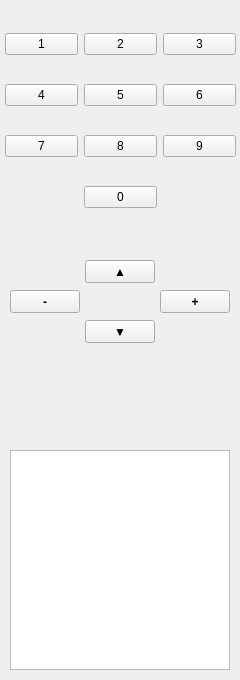
<?xml version="1.0" encoding="UTF-8"?>
<ui version="4.0">
 <class>TV_Control_Interface</class>
 <widget class="QWidget" name="TV_Control_Interface">
  <property name="geometry">
   <rect>
    <x>0</x>
    <y>0</y>
    <width>240</width>
    <height>680</height>
   </rect>
  </property>
  <property name="minimumSize">
   <size>
    <width>240</width>
    <height>680</height>
   </size>
  </property>
  <property name="maximumSize">
   <size>
    <width>240</width>
    <height>680</height>
   </size>
  </property>
  <property name="windowTitle">
   <string>TV Control</string>
  </property>
  <widget class="QWidget" name="gridLayoutWidget">
   <property name="geometry">
    <rect>
     <x>0</x>
     <y>10</y>
     <width>241</width>
     <height>221</height>
    </rect>
   </property>
   <layout class="QGridLayout" name="gridLayout">
    <property name="sizeConstraint">
     <enum>QLayout::SetDefaultConstraint</enum>
    </property>
    <property name="leftMargin">
     <number>5</number>
    </property>
    <property name="rightMargin">
     <number>5</number>
    </property>
    <item row="2" column="1">
     <widget class="QPushButton" name="pushButton_8">
      <property name="text">
       <string>8</string>
      </property>
     </widget>
    </item>
    <item row="1" column="0">
     <widget class="QPushButton" name="pushButton_4">
      <property name="text">
       <string>4</string>
      </property>
     </widget>
    </item>
    <item row="0" column="2">
     <widget class="QPushButton" name="pushButton_3">
      <property name="text">
       <string>3</string>
      </property>
     </widget>
    </item>
    <item row="2" column="0">
     <widget class="QPushButton" name="pushButton_7">
      <property name="text">
       <string>7</string>
      </property>
     </widget>
    </item>
    <item row="0" column="1">
     <widget class="QPushButton" name="pushButton_2">
      <property name="text">
       <string>2</string>
      </property>
     </widget>
    </item>
    <item row="1" column="2">
     <widget class="QPushButton" name="pushButton_6">
      <property name="text">
       <string>6</string>
      </property>
     </widget>
    </item>
    <item row="0" column="0">
     <widget class="QPushButton" name="pushButton_1">
      <property name="text">
       <string>1</string>
      </property>
     </widget>
    </item>
    <item row="3" column="1">
     <widget class="QPushButton" name="pushButton_0">
      <property name="text">
       <string>0</string>
      </property>
     </widget>
    </item>
    <item row="2" column="2">
     <widget class="QPushButton" name="pushButton_9">
      <property name="text">
       <string>9</string>
      </property>
     </widget>
    </item>
    <item row="1" column="1">
     <widget class="QPushButton" name="pushButton_5">
      <property name="text">
       <string>5</string>
      </property>
     </widget>
    </item>
   </layout>
  </widget>
  <widget class="QPushButton" name="pushButton_chUp">
   <property name="geometry">
    <rect>
     <x>85</x>
     <y>260</y>
     <width>70</width>
     <height>23</height>
    </rect>
   </property>
   <property name="text">
    <string>▲</string>
   </property>
  </widget>
  <widget class="QPushButton" name="pushButton_chDown">
   <property name="geometry">
    <rect>
     <x>85</x>
     <y>320</y>
     <width>70</width>
     <height>23</height>
    </rect>
   </property>
   <property name="text">
    <string>▼</string>
   </property>
  </widget>
  <widget class="QPushButton" name="pushButton_volDown">
   <property name="geometry">
    <rect>
     <x>10</x>
     <y>290</y>
     <width>70</width>
     <height>23</height>
    </rect>
   </property>
   <property name="font">
    <font>
     <weight>75</weight>
     <bold>true</bold>
    </font>
   </property>
   <property name="text">
    <string>-</string>
   </property>
  </widget>
  <widget class="QPushButton" name="pushButton_volUp">
   <property name="geometry">
    <rect>
     <x>160</x>
     <y>290</y>
     <width>70</width>
     <height>23</height>
    </rect>
   </property>
   <property name="font">
    <font>
     <weight>75</weight>
     <bold>true</bold>
    </font>
   </property>
   <property name="text">
    <string>+</string>
   </property>
  </widget>
  <widget class="QTextEdit" name="display">
   <property name="geometry">
    <rect>
     <x>10</x>
     <y>450</y>
     <width>220</width>
     <height>220</height>
    </rect>
   </property>
  </widget>
 </widget>
 <resources/>
 <connections/>
</ui>
